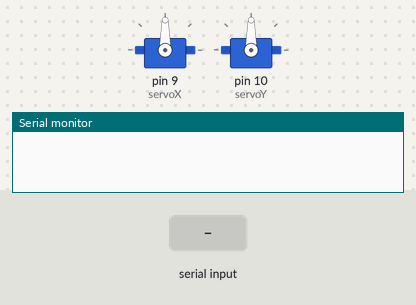
Bench run of a sketch on a simulated Arduino Uno, built with avr-gcc and run on an emulated ATmega328P. Shown: 2 × servo, the last lines printed to the serial monitor. Inputs (shaded band) come from the test bench.

Above: at 1.2 s.
1.3 s: "90,45\n" received over Serial
At 1.7 s:
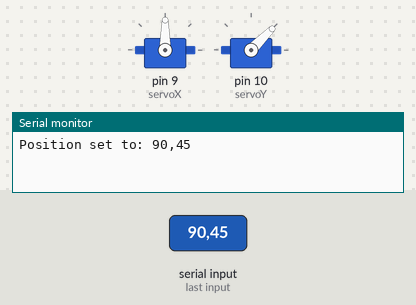
2.8 s: "30,150\n" received over Serial
At 4.0 s:
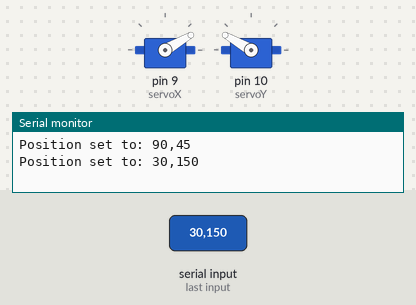
4.3 s: "1,90\n" received over Serial
At 5.1 s:
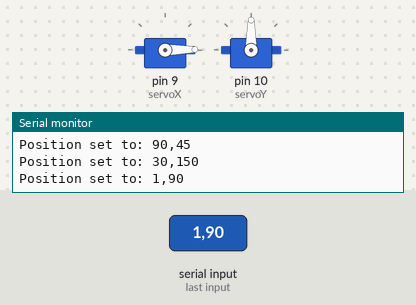
Timing chart, 0 to 7.3 s (numbered marks = the images above; inputs shaded):
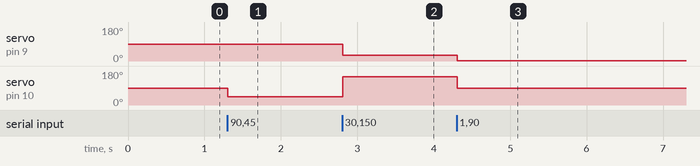

The sketch:

initr4.ino
```cpp
#include <Servo.h>

Servo servoX;
Servo servoY;
// upload 到 r4以后，要断电，要不然会报设备busy
void setup() {
  Serial.begin(9600);
  servoX.attach(9);  // X轴舵机连接到9号引脚
  servoY.attach(10); // Y轴舵机连接到10号引脚

  // 初始化舵机位置
  servoX.write(90);
  servoY.write(90);
}

void loop() {
  if (Serial.available() > 0) {
    String input = Serial.readStringUntil('\n');
    int commaIndex = input.indexOf(',');

    if (commaIndex != -1) {
      int x = input.substring(0, commaIndex).toInt();
      int y = input.substring(commaIndex + 1).toInt();

      // 确保值在有效范围内
      x = constrain(x, 0, 180);
      y = constrain(y, 0, 180);

      servoX.write(x);
      servoY.write(y);

      // 发送确认信息回Node.js
      Serial.print("Position set to: ");
      Serial.print(x);
      Serial.print(",");
      Serial.println(y);
    }
  }
}
```

Measured:
- after the input at 1.3 s, servo on pin 10 (servoY): 90° → 45° at once
- after the input at 2.8 s, servo on pin 9 (servoX): 90° → 30° at once; servo on pin 10 (servoY): 45° → 150° at once
- after the input at 4.3 s, servo on pin 9 (servoX): 30° → 1° at once; servo on pin 10 (servoY): 150° → 90° at once
